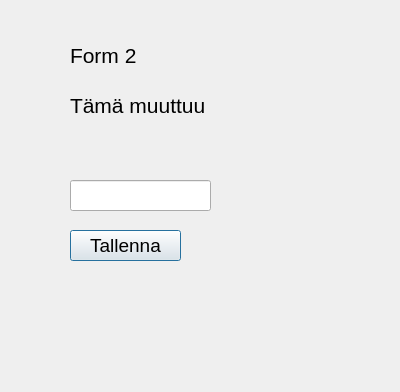
<?xml version="1.0" encoding="UTF-8"?>
<ui version="4.0">
 <class>form2</class>
 <widget class="QDialog" name="form2">
  <property name="geometry">
   <rect>
    <x>0</x>
    <y>0</y>
    <width>400</width>
    <height>392</height>
   </rect>
  </property>
  <property name="font">
   <font>
    <pointsize>14</pointsize>
   </font>
  </property>
  <property name="windowTitle">
   <string>Dialog</string>
  </property>
  <widget class="QLabel" name="label">
   <property name="geometry">
    <rect>
     <x>70</x>
     <y>20</y>
     <width>121</width>
     <height>71</height>
    </rect>
   </property>
   <property name="font">
    <font>
     <pointsize>16</pointsize>
    </font>
   </property>
   <property name="text">
    <string>Form 2</string>
   </property>
  </widget>
  <widget class="QLabel" name="labelAddName">
   <property name="geometry">
    <rect>
     <x>70</x>
     <y>70</y>
     <width>161</width>
     <height>71</height>
    </rect>
   </property>
   <property name="font">
    <font>
     <pointsize>16</pointsize>
    </font>
   </property>
   <property name="text">
    <string>Tämä muuttuu</string>
   </property>
  </widget>
  <widget class="QLineEdit" name="leLname">
   <property name="geometry">
    <rect>
     <x>70</x>
     <y>180</y>
     <width>141</width>
     <height>31</height>
    </rect>
   </property>
  </widget>
  <widget class="QPushButton" name="btnSave">
   <property name="geometry">
    <rect>
     <x>70</x>
     <y>230</y>
     <width>111</width>
     <height>31</height>
    </rect>
   </property>
   <property name="text">
    <string>Tallenna</string>
   </property>
  </widget>
 </widget>
 <resources/>
 <connections/>
</ui>
